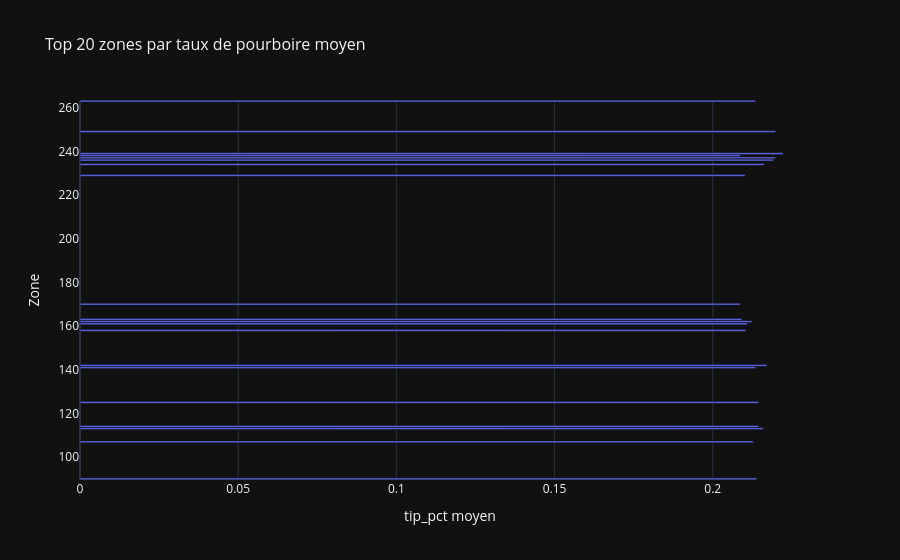

The notebook cell this image was saved under:
### Markdown cell above
## Top 20 zones par `tip_pct` moyen

Moyenne par `PULocationID` (zones avec assez de volume).

### Code cell
tip_ok = df.loc[(df["tip_pct"] >= 0) & (df["tip_pct"] <= 1)].copy()
zone_tip = (
    tip_ok.groupby("PULocationID")["tip_pct"]
    .agg(["mean", "count"])
    .query("count >= 30")
    .sort_values("mean", ascending=False)
    .head(20)
    .reset_index()
)

fig = px.bar(
    zone_tip,
    x="mean",
    y="PULocationID",
    orientation="h",
    title="Top 20 zones par taux de pourboire moyen",
    labels={"mean": "tip_pct moyen", "PULocationID": "Zone"},
)
fig.update_layout(yaxis={"categoryorder": "total ascending"})
style_plotly(fig)
fig.show()

### Figure 1 — Plotly figure (JSON) as saved in the notebook; plotly's stock layout.template omitted (floating-point values rounded to 4 significant figures)
{"data": [{"alignmentgroup": "True", "hovertemplate": "tip_pct moyen=%{x}<br>Zone=%{y}<extra></extra>", "legendgroup": "", "marker": {"color": "#636efa", "pattern": {"shape": ""}}, "name": "", "offsetgroup": "", "orientation": "h", "showlegend": false, "textposition": "auto", "type": "bar", "x": [0.2222, 0.2199, 0.2198, 0.2191, 0.2171, 0.2162, 0.2159, 0.2145, 0.2144, 0.2139, 0.2135, 0.2135, 0.2128, 0.2124, 0.2109, 0.2105, 0.2102, 0.2092, 0.2087, 0.2087], "xaxis": "x", "y": [239, 249, 237, 236, 142, 234, 113, 114, 125, 90, 141, 263, 107, 162, 161, 158, 229, 163, 238, 170], "yaxis": "y"}], "layout": {"barmode": "relative", "legend": {"tracegroupgap": 0}, "title": {"font": {"size": 16}, "text": "Top 20 zones par taux de pourboire moyen"}, "xaxis": {"anchor": "y", "domain": [0.0, 1.0], "title": {"text": "tip_pct moyen"}}, "yaxis": {"anchor": "x", "categoryorder": "total ascending", "domain": [0.0, 1.0], "title": {"text": "Zone"}}}}
